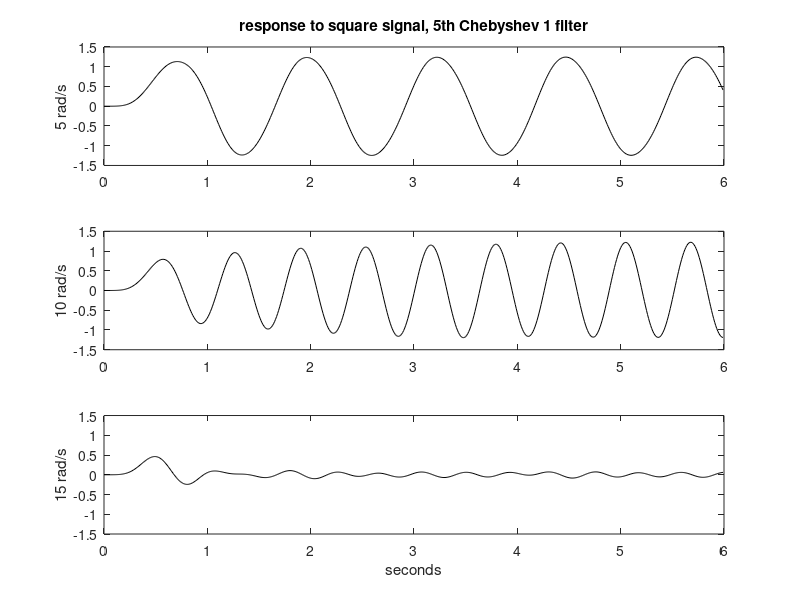

MATLAB code to generate this figure:
% Response of Chebyshev 1 filter to square signal near cut-off
wc=10; % desired cut-off frequency
N=5; % order of the filter
Rp=0.5; %pass-band ripple
[num,den]=cheby1(N,Rp, wc,'s'); %analog Chebyshev 1 filter
G=tf(num,den); %transfer function
fs=100; %sampling frequency in Hz
tiv=1/fs; %time interval between samples;
t=0:tiv:(6-tiv); %time intervals set (6 seconds)

% Input square signal 1
wu=5; %signal frequency in rad/s
u=square(wu*t); %input signal data set
[y,ty]=lsim(G,u,t); %computes the system output
subplot(3,1,1); plot(t,y,'k'); %plots output signal
axis([0 6 -1.5 1.5]); ylabel('5 rad/s')
title('response to square signal, 5th Chebyshev 1 filter');

% Input square signal 2
wu=10; %signal frequency in rad/s
u=square(wu*t); %input signal data set
[y,ty]=lsim(G,u,t); %computes the system output
subplot(3,1,2); plot(t,y,'k'); %plots output signal
axis([0 6 -1.5 1.5]); ylabel('10 rad/s')

% Input square signal 3
wu=15; %signal frequency in rad/s
u=square(wu*t); %input signal data set
[y,ty]=lsim(G,u,t); %computes the system output
subplot(3,1,3); plot(t,y,'k'); %plots output signal
axis([0 6 -1.5 1.5]); ylabel('15 rad/s')

xlabel('seconds'); 
